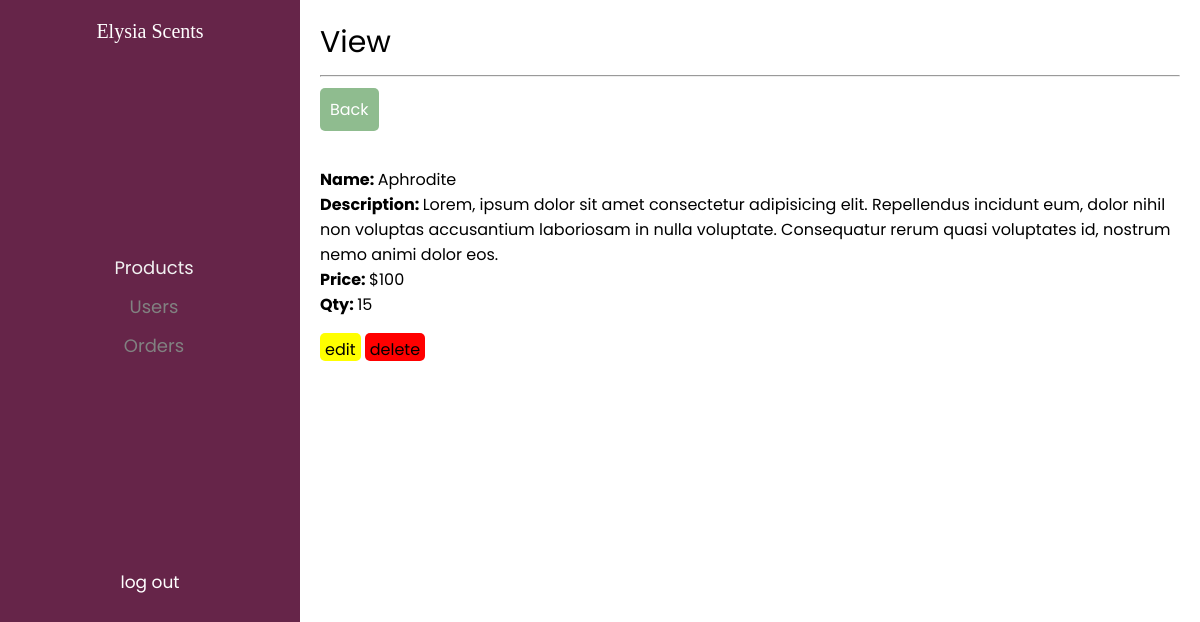
Page /dashboard/products/read.php?id=9 (signed in) on the committed database.
### tables this page shows
CREATE TABLE `products` (
  `id` int(11) NOT NULL,
  `name` varchar(255) NOT NULL,
  `description` longtext NOT NULL,
  `price` int(11) NOT NULL,
  `qty` int(11) NOT NULL,
  `image` varchar(255) NOT NULL
);

### aksi/koneksi.php (called while the page is built, shortened)
<?php
$conn = mysqli_connect("localhost", "root", "", "praktikum-web-posttest");
function query($query) {
    global $conn;
    $result = mysqli_query($conn, $query);
    $rows = [];
    while ($row = mysqli_fetch_assoc($result)) {
        $rows[] = $row;
    }
    return $rows;
}
?>

### dashboard/products/read.php (the view, shortened to what this page needs)
<?php
require 'layouts/header.php';
require '../../aksi/koneksi.php';
$id = $_GET['id'];
$product = query("SELECT * FROM products WHERE id=$id")[0];
?>
<p class="greeting">View</p>
<hr>
<div class="btn-back">
    <a href="../products">Back</a>
</div>
<div class="container">
    <div class="image">
    </div>
    <p class="title"><b>Name: </b><?= $product['name']; ?></p>
    <p class="desc"><b>Description: </b><?= $product['description']; ?></p>
    <p><b>Price: </b>$<?= $product['price']; ?></p>
    <p><b>Qty: </b><?= $product['qty']; ?></p>
    <div class="actions" style="margin-top: 20px;">
        <a href="edit.php?id=<?= $product['id']; ?>" style="text-decoration:none; color:black" class="btn-action edit">edit</a>
        <a href="delete.php?id=<?= $product['id']; ?>" onclick="return confirm('are you sure to remove this data?')" style="text-decoration:none; color:black" class="btn-action delete">delete</a>
    </div>
</div>
<?php
require 'layouts/footer.php';
?>

### dashboard/dashboard.css (style rules this page uses)
html { scroll-behavior: smooth; }
* { margin: 0; padding: 0; font-family: 'Poppins', sans-serif; box-sizing: border-box; }
.main .greeting { font-size: 30px; margin-bottom: 10px; }

### dashboard/products/style.css (style rules this page uses)
a.btn-action { padding: 5px 5px 0 5px; border-radius: 5px; }
a.edit { background-color: yellow; }
a.delete { background-color: red; }
.btn-back { margin-top: 20px; margin-bottom: 10px; }
.btn-back a { text-decoration: none; background-color: darkseagreen; color: white; border-radius: 5px; padding: 10px; }
.container { margin-top: 20px; }

### rows in the picture
products: name "Aphrodite", description "Lorem, ipsum dolor sit amet consectetur adipisicing elit. Repellendus incidunt eum, dolor nihil non voluptas accusantium laboriosam in nulla voluptate. Consequatur rerum quasi voluptates id, nostrum nemo animi dolor eos.", price "100", qty "15"
